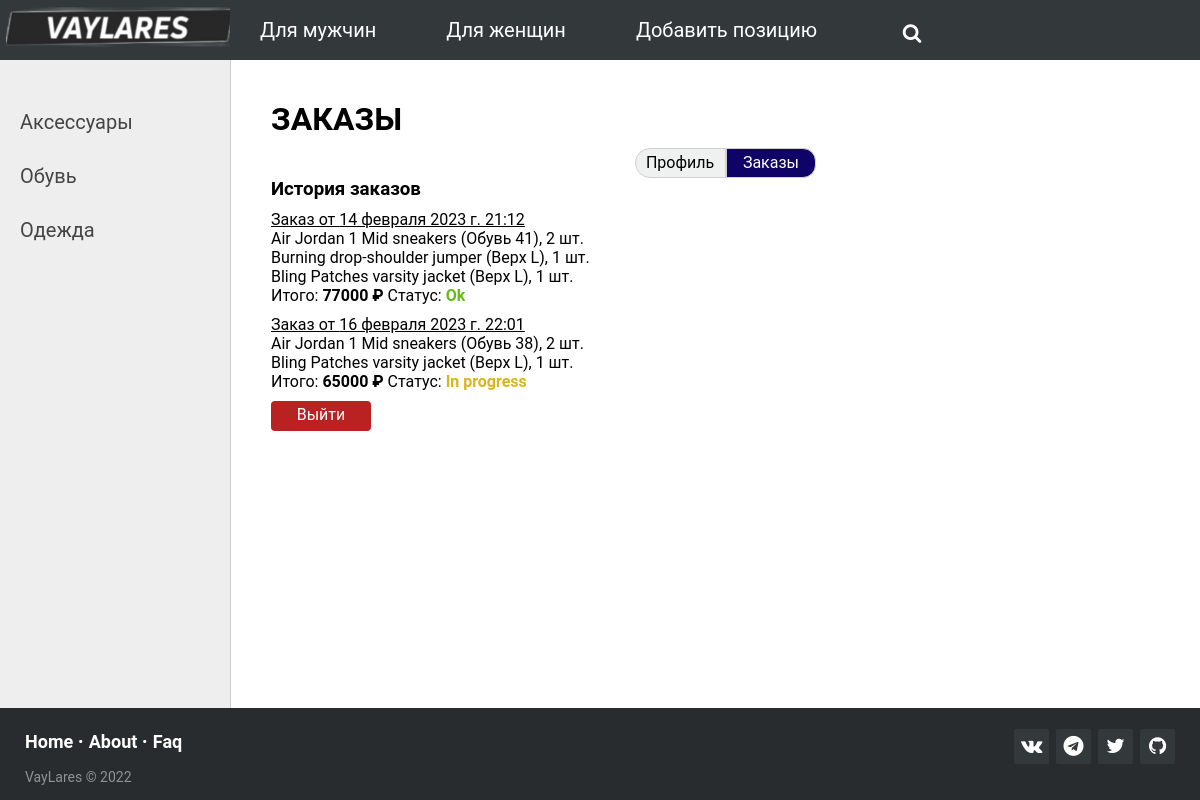
The app's page /orders/ (signed in), older data.
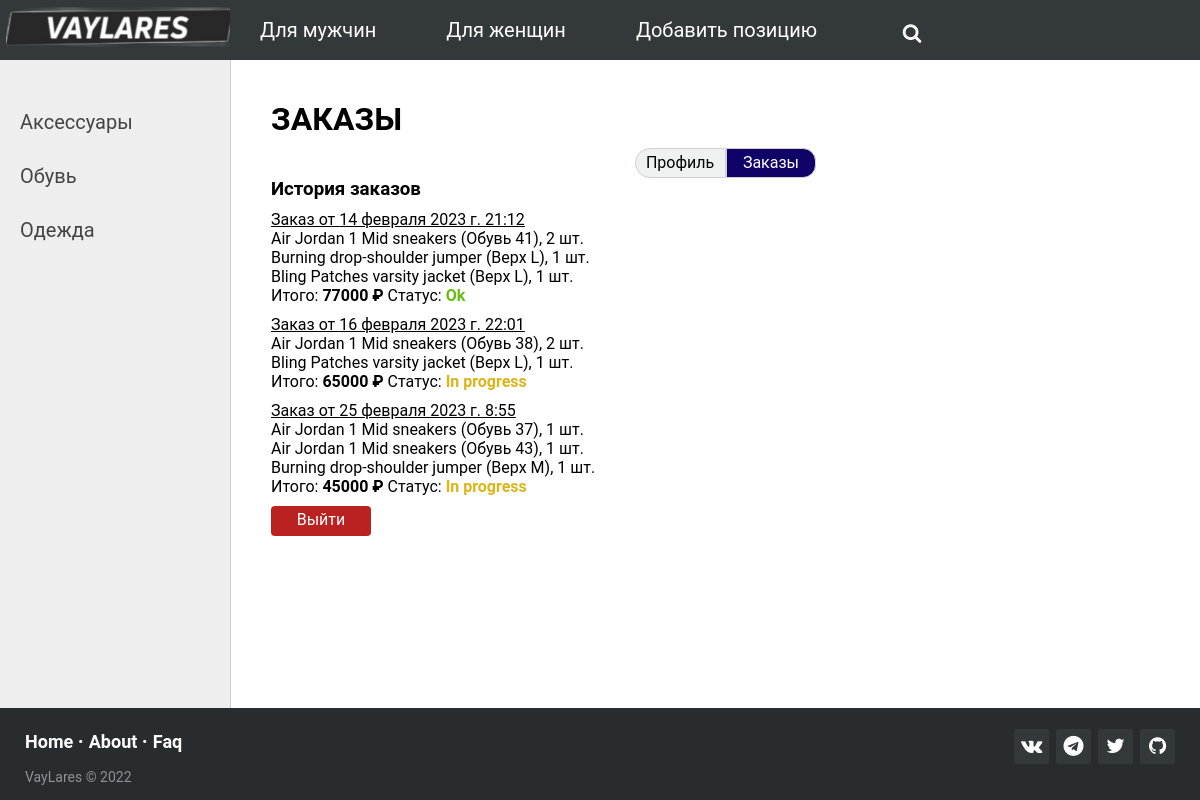
The same page, newer data.
### clothes/models.py (models this page shows, shortened)
class Category(models.Model):
    category_name = models.CharField(max_length=100, db_index=True)
    slug = models.SlugField(max_length=255, unique=True, db_index=True, verbose_name="URL", null=True)
    def get_absolute_url(self):
        return reverse('category', kwargs={'category_slug': self.slug})
    class Meta:  # Используется в админ-панели
        verbose_name = 'Категории'
        verbose_name_plural = 'Категории'
        ordering = ['id']

class Orders(models.Model):
    OK = 'Ok'
    CANCELED = 'Canceled'
    PROGRESS = 'In progress'
    STATUS = [
        (OK, 'Исполнено'),
        (CANCELED, 'Отменен'),
        (PROGRESS, 'В процессе'),
    ]
    user_name = models.CharField(max_length=255, default=None, verbose_name='Пользователь')
    time_create = models.DateTimeField(auto_now_add=True, verbose_name='Принят в исполнение')
    status = models.CharField(max_length=11, choices=STATUS, default=PROGRESS, verbose_name='Статус')
    time_accept = models.DateTimeField(auto_now_add=False, default=datetime.datetime.now() + datetime.timedelta(days=1),
                                       verbose_name='Принят в пункте выдачи')
    product = models.ManyToManyField(Sizes_of_Clothes, through='Orders_of_Clothes', verbose_name='Товар')
    total_price = models.IntegerField(verbose_name='Общая стоимость', default=0)
    class Meta:
        verbose_name = 'Заказы'
        verbose_name_plural = 'Заказы'
        ordering = ['id']

class Sizes_of_Clothes(models.Model):
    id_clothes = models.ForeignKey(Clothes, on_delete=models.PROTECT, verbose_name='id товара')
    id_size = models.ForeignKey(Sizes, on_delete=models.PROTECT, verbose_name='id размера')
    count = models.IntegerField(verbose_name='Кол-во')
    def __str__(self):
        return self.id_clothes.title + ' (' + self.id_size.size_title + ')'
    class Meta:
        verbose_name = 'Размеры вещей'
        verbose_name_plural = 'Размеры вещей'
        ordering = ['id']

class Clothes(models.Model):
    Man = 'Man'
    Woman = 'Woman'
    All = 'All'
    GENDERS = [
        (Man, 'Для мужчин'),
        (Woman, 'Для женщин'),
        (All, 'Унисекс'),
    ]
    title = models.CharField(max_length=255, verbose_name='Заголовок')
    slug = models.SlugField(max_length=255, unique=True, db_index=True, verbose_name="URL", null=True)
    content = models.TextField(verbose_name='Описание')
    price = models.IntegerField(verbose_name='Цена')
    photo = models.ImageField(upload_to='pictures/%y/%m/%d/', verbose_name='Фото')
    alternative_photo = models.ImageField(upload_to='alternative-pictures/%y/%m/%d/', blank=True, null=True,
                                          verbose_name='Фото 2')
    time_create = models.DateTimeField(auto_now_add=True)
    gender = models.CharField(max_length=5, choices=GENDERS, default=All, verbose_name='Пол')
    is_published = models.BooleanField(default=True, verbose_name='Опубликовано')
    brand = models.ForeignKey(Brand, on_delete=models.PROTECT, verbose_name='Брэнд')
    subcategory = models.ForeignKey(Subcategory, on_delete=models.PROTECT, null=True, verbose_name='Подкатегория')
    category = models.ForeignKey(Category, on_delete=models.PROTECT, null=True, verbose_name='Категория')
    sizes = models.ManyToManyField(Sizes, through='Sizes_of_Clothes')
    class Meta:
        verbose_name = 'Вещи'
        verbose_name_plural = 'Вещи'
        ordering = ['id']

class Sizes(models.Model):
    size_title = models.CharField(max_length=100, db_index=True)
    slug = models.SlugField(max_length=255, unique=True, db_index=True, verbose_name="URL")
    size = models.CharField(max_length=255)
    class Meta:  # Используется в админ-панели
        verbose_name = 'Размеры'
        verbose_name_plural = 'Размеры'
        ordering = ['id']

class Orders_of_Clothes(models.Model):
    id_clothes_with_size = models.ForeignKey(Sizes_of_Clothes, on_delete=models.PROTECT, verbose_name='id товара')
    id_order = models.ForeignKey(Orders, on_delete=models.PROTECT, verbose_name='id размера')
    count = models.IntegerField(verbose_name='Кол-во', default=1)
    class Meta:
        verbose_name = 'Наполнение заказов'
        verbose_name_plural = 'Наполнение заказов'
        ordering = ['id']

### clothes/views.py (the view)
# urls.py: path('orders/', ClothesOrders.as_view(), name='orders'),
class ClothesOrders(LoginRequiredMixin, DataMixin, ListView):
    model = Orders
    template_name = 'clothes/orders.html'
    raise_exception = True
    def get_context_data(self, *, object_list=None, **kwargs):
        context = super().get_context_data(**kwargs)
        orders = Orders.objects.filter(user_name=self.request.user.username).prefetch_related('product__id_clothes',
                                                                                              'product__id_size')
        lst = [ord.id for ord in orders]
        ord_of_clothes = Orders_of_Clothes.objects.filter(id_order__in=lst).select_related('id_clothes_with_size',
                                                                                           'id_order')
        c_def = self.get_user_context(title='Мои заказы', orders=orders, ord_of_clothes=ord_of_clothes)
        return dict(list(context.items()) + list(c_def.items()))

### cart/cart.py (called while the page is built)
    def __len__(self):
        return sum(item['quantity'] for item in self.cart.values())

### cart/context_processors.py (called while the page is built)
def cart(request):
    return {'cart': Cart(request)}

### clothes/Favourites.py (called while the page is built)
    def __len__(self):
        return len(self.fav)

### clothes/context_processors.py (called while the page is built)
def fav(request):
    return {'fav': Favour(request)}

### clothes/templates/clothes/orders.html
{% extends 'clothes/base.html' %}
{% block content %}
<h1>ЗАКАЗЫ</h1>
<div class="profile-flex-container">
    <a href="{% url 'profile' %}" class="profile-item1">Профиль</a>
    <div class="profile-item2-selected">Заказы</div>
</div>
<h3>История заказов</h3>
{% for order in orders %}
<div class="order">
    <div class="order-title">Заказ от {{order.time_create}}</div>
    {% for soc in order.product.all %}
    {% for ooc in ord_of_clothes %}
    {% if ooc.id_order.id == order.id and ooc.id_clothes_with_size.id == soc.id %}
    <div> {{soc}}, {{ooc.count}} шт.</div>
    {% endif %}
    {% endfor %}
    {% endfor %}
    <div> Итого: <b>{{ order.total_price }} ₽</b> Статус:
        {% if order.status == 'In progress' %}
        <b style="color: #dcb518">{{order.status}}</b>
        {% elif order.status == 'Ok' %}
        <b style="color: #66bc15">{{order.status}}</b>
        {% elif order.status == 'Canceled' %}
        <b style="color: #cf1717">{{order.status}}</b>
        {% endif %}
    </div>
</div>
{% endfor %}
<a href="{% url 'logout' %}" class="logout">Выйти</a>
{% endblock content %}

### clothes/templates/clothes/base.html (shortened to what this page needs)
{% load static %}
<!DOCTYPE html>
<html lang="ru">
<head>
    <link type="text/css" href="{% static 'clothes/css/styles.css' %}" rel="stylesheet"/>
    <link href="//netdna.bootstrapcdn.com/font-awesome/4.7.0/css/font-awesome.css" rel="stylesheet"/>
</head>
<body>
{% block header %}
<div class="header">
    <ul id="mainmenu" class="mainmenu">
        <li class="logo">
            <a href="{% url 'home' %}">
                <div class="logo"></div>
            </a>
        </li>
        {% for m in menu %}
        {% if m.title == gender_selected %}
        <li class="gender-selected">{{m.title}}</li>
        {% else %}
        <li><a href="{% url m.url_name %}">{{m.title}}</a></li>
        {% endif %}
        {% endfor %}
        <li>
            <div class="search-box">
                <form name="search" action="{% url 'home' %}">
                    <button class="btn-search"><i class="fa fa-search"></i></button>
                    <input type="text" class="input-search" placeholder="Поиск..." name="search">
                </form>
            </div>
        </li>
        <div class="last">
            <li style="	margin: 18px 10px 0 0">
                {% with cart_items=cart|length %}
                {% with fav_items=fav|length %}
                <span class="cart-icon">
                    <a class="fa fa-heart-o" href="{% url 'fav_detail' %}"></a>
                </span>
                <span class="cart-icon">
                    <a class="fa fa-shopping-basket" href="{% url 'cart:cart_detail' %}"></a>
                </span>
            </li>
            <li style="	margin: 18px 114px 0 0">
                {% if request.user.is_authenticated %}
                <a href="{% url 'profile' %}" class="submenu-link"><i class="fa fa-user-circle"></i></a>
                {% else %}
                <a href="{% url 'login' %}">Войти <i class="fa fa-sign-in"> </i></a>
                {% endif %}
            </li>
        </div>
    </ul>
    {% endwith %}
    {% endwith %}
</div>
{% endblock header %}
<table class="table-content" border=0 cellpadding="0" cellspacing="0">
    <tr>
        <td valign="top" class="left-chapters">
            <ul id="leftchapters">
                {% for c in cats %}
                {% if c.clothes__count > 0 %}
                {% if c.pk == cat_selected %}
                <li class="selected">{{c.category_name}}</li>
                {% for sc in subcats %}
                {% if sc.category_id == c.pk %}
                {% if sc.pk == subcat_selected %}
                <li class="subselected">{{sc.subcategory_name}}</li>
                {% else %}
                <li><a class="subcat" href="{{ sc.get_absolute_url }}">{{sc.subcategory_name}}</a></li>
                {% endif %}
                {% endif %}
                {% endfor %}
                {% else %}
                <li><a href="{{ c.get_absolute_url }}">{{c.category_name}}</a></li>
                {% endif %}
                {% endif %}
                {% endfor %}
            </ul>
        </td>
        <td valign="top" class="content">
            {% block content %}
            {% endblock %}
        </td>
    </tr>
</table>
<footer class="footer-distributed">
    <div class="footer-right">
        <a href="https://vk.com/lex_faesinop"><i class="fa fa-vk"></i></a>
        <a href="https://t.me/A1exander7"><i class="fa fa-telegram"></i></a>
        <a href="https://www.twitter.com"><i class="fa fa-twitter"></i></a>
        <a href="https://github.com/FaEsinoP"><i class="fa fa-github"></i></a>
    </div>
    <div class="footer-left">
        <p class="footer-links">
            <a class="link-1" href="{% url 'home' %}">Home</a>
            <a href="{% url 'about' %}">About</a>
            <a href="{% url 'faq' %}">Faq</a>
        </p>
        <p>VayLares &copy; 2022</p>
    </div>
</footer>
</body>
</html>

Row changes from the older to the newer data that the page shows:
added Orders: time_create "25 февраля 2023 г. 8:55", total_price "45000", status "In progress"
now on this page (row edited): Sizes_of_Clothes: id_clothes+id_size "Air Jordan 1 Mid sneakers (Обувь 37)"
added Orders_of_Clothes: count "1"
now on this page (row edited): Sizes_of_Clothes: id_clothes+id_size "Air Jordan 1 Mid sneakers (Обувь 43)"
added Orders_of_Clothes: count "1"
now on this page (row edited): Sizes_of_Clothes: id_clothes+id_size "Burning drop-shoulder jumper (Верх M)"
added Orders_of_Clothes: count "1"
